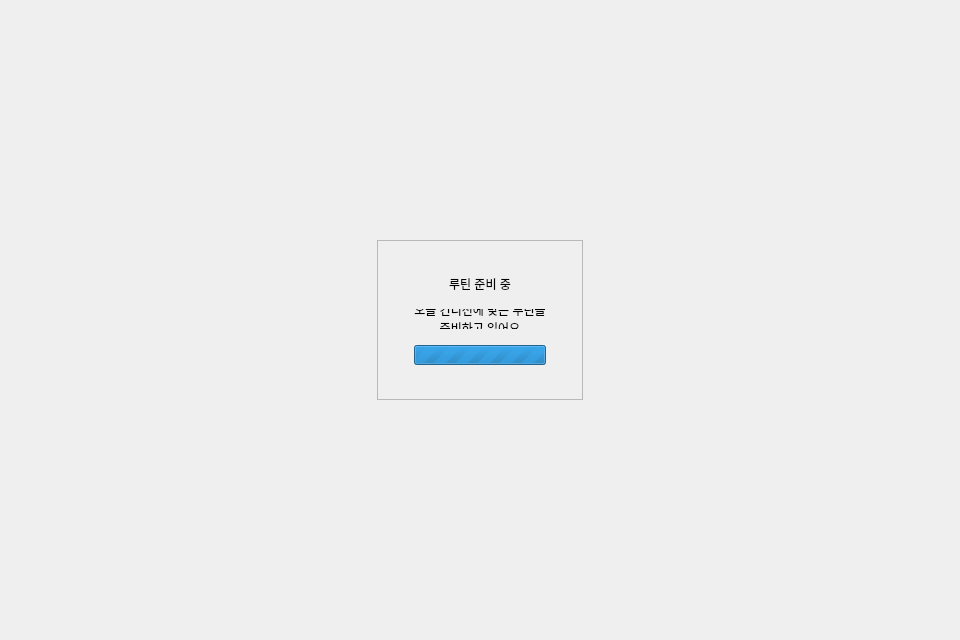
<?xml version="1.0" encoding="UTF-8"?>
<ui version="4.0">
 <class>RoutineLoading</class>
 <widget class="QWidget" name="routineLoadingPage">
  <property name="geometry">
   <rect>
    <x>0</x>
    <y>0</y>
    <width>960</width>
    <height>640</height>
   </rect>
  </property>
  <layout class="QVBoxLayout" name="loadingLayout">
   <property name="leftMargin">
    <number>36</number>
   </property>
   <property name="topMargin">
    <number>36</number>
   </property>
   <property name="rightMargin">
    <number>36</number>
   </property>
   <property name="bottomMargin">
    <number>36</number>
   </property>
   <item>
    <spacer name="topSpacer">
     <property name="orientation">
      <enum>Qt::Vertical</enum>
     </property>
     <property name="sizeHint" stdset="0">
      <size>
       <width>20</width>
       <height>80</height>
      </size>
     </property>
    </spacer>
   </item>
   <item alignment="Qt::AlignHCenter">
    <widget class="QFrame" name="cardFrame">
     <property name="maximumSize">
      <size>
       <width>560</width>
       <height>260</height>
      </size>
     </property>
     <property name="frameShape">
      <enum>QFrame::StyledPanel</enum>
     </property>
     <layout class="QVBoxLayout" name="cardLayout">
      <property name="leftMargin">
       <number>36</number>
      </property>
      <property name="topMargin">
       <number>34</number>
      </property>
      <property name="rightMargin">
       <number>36</number>
      </property>
      <property name="bottomMargin">
       <number>34</number>
      </property>
      <property name="spacing">
       <number>16</number>
      </property>
      <item>
       <widget class="QLabel" name="titleLabel">
        <property name="alignment">
         <set>Qt::AlignCenter</set>
        </property>
        <property name="text">
         <string>루틴 준비 중</string>
        </property>
       </widget>
      </item>
      <item>
       <widget class="QLabel" name="loadingMessageLabel">
        <property name="alignment">
         <set>Qt::AlignCenter</set>
        </property>
        <property name="wordWrap">
         <bool>true</bool>
        </property>
        <property name="text">
         <string>오늘 컨디션에 맞는 루틴을 준비하고 있어요</string>
        </property>
        <property name="role" stdset="0">
         <string>muted</string>
        </property>
       </widget>
      </item>
      <item>
       <widget class="QProgressBar" name="loadingProgressBar">
        <property name="minimum">
         <number>0</number>
        </property>
        <property name="maximum">
         <number>0</number>
        </property>
        <property name="textVisible">
         <bool>false</bool>
        </property>
       </widget>
      </item>
     </layout>
    </widget>
   </item>
   <item>
    <spacer name="bottomSpacer">
     <property name="orientation">
      <enum>Qt::Vertical</enum>
     </property>
     <property name="sizeHint" stdset="0">
      <size>
       <width>20</width>
       <height>120</height>
      </size>
     </property>
    </spacer>
   </item>
  </layout>
 </widget>
 <resources/>
 <connections/>
</ui>
